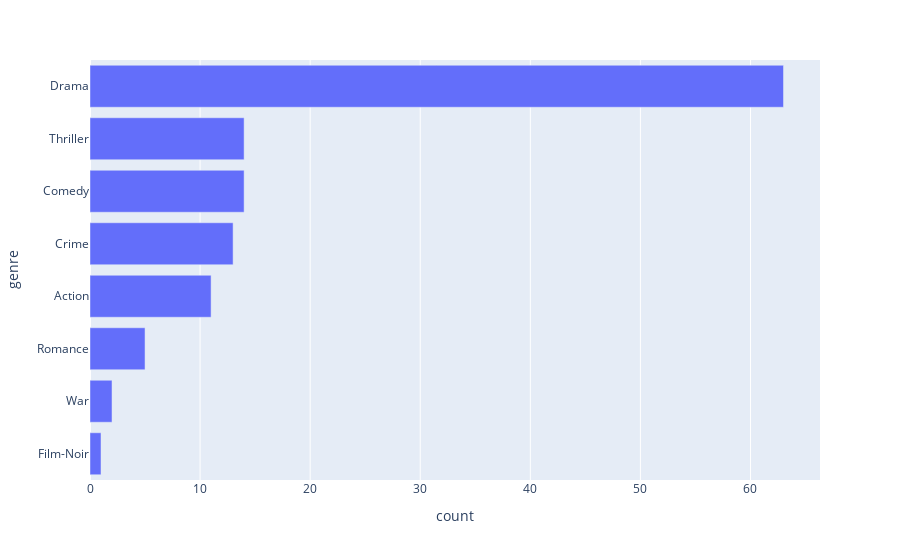

Notebook source saved alongside this figure:
### Code cell
import plotly.graph_objects as go

def make_group_bar_chart(df: pl.DataFrame, col: str, descending=True, horizontal=True) -> go.Figure:
    counts = df[col].value_counts()
    if horizontal:
        fig = px.bar(counts.sort(by="count", descending=(not descending)), x="count", y=col, orientation="h")
    else:
        fig = px.bar(counts.sort(by="count", descending=descending), x=col, y="count")
    return fig

fig = make_group_bar_chart(df, "genre", horizontal=True)
fig.show()

### Figure 1 — Plotly figure (JSON) as saved in the notebook; plotly's stock layout.template omitted (floating-point values rounded to 4 significant figures)
{"data": [{"alignmentgroup": "True", "hovertemplate": "count=%{x}<br>genre=%{y}<extra></extra>", "legendgroup": "", "marker": {"color": "#636efa", "pattern": {"shape": ""}}, "name": "", "offsetgroup": "", "orientation": "h", "showlegend": false, "textposition": "auto", "type": "bar", "x": [1, 2, 5, 11, 13, 14, 14, 40, 63], "xaxis": "x", "y": ["Film-Noir", "War", "Romance", "Action", "Crime", "Comedy", "Thriller", null, "Drama"], "yaxis": "y"}], "layout": {"barmode": "relative", "legend": {"tracegroupgap": 0}, "margin": {"t": 60}, "xaxis": {"anchor": "y", "domain": [0, 1], "title": {"text": "count"}}, "yaxis": {"anchor": "x", "domain": [0, 1], "title": {"text": "genre"}}}}
